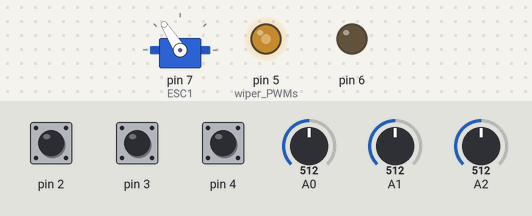
Bench run of a sketch on a simulated Arduino Uno, built with avr-gcc and run on an emulated ATmega328P. Parts: servo, output pins drawn as LEDs (lit = HIGH). The inputs (shaded band) are chosen by the test bench; at power-on: A1 = 512, A0 = 512, pin 4 HIGH, pin 2 HIGH, pin 3 HIGH, A2 = 512. What the sketch prints to the serial monitor is not drawn.

Above: at 1.2 s.
1.3 s: A1 set to 716
At 1.7 s:
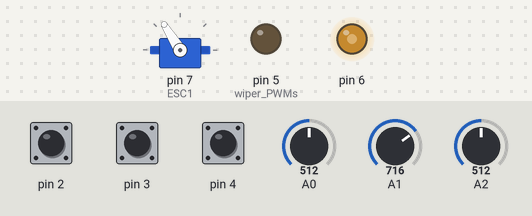
2.8 s: A0 set to 716
At 4.0 s:
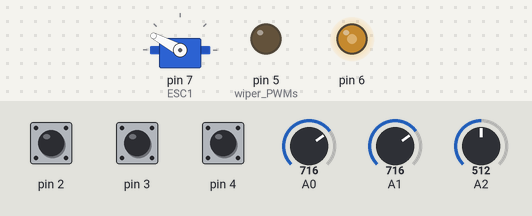
4.3 s: A1 set to 511
7.3 s: pin 4 pulled LOW for 1 s
At 9.5 s:
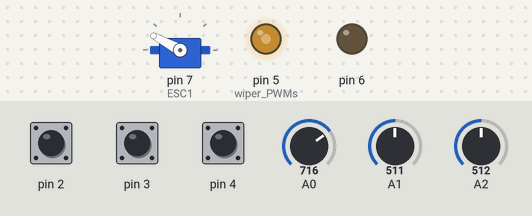
9.8 s: A0 set to 306
At 10.7 s:
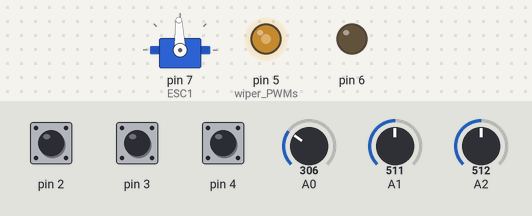
11.3 s: pin 4 pulled LOW for 0.15 s
At 11.37 s:
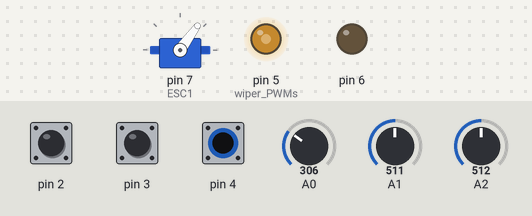
Timing chart, 0 to 13.9 s (numbered marks = the images above; inputs shaded):
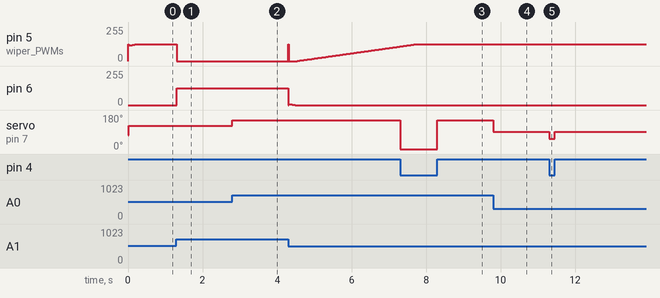

Measured:
- after the input at 1.3 s, pin 5 (wiper_PWMs): 127/255 → 0/255 at once; pin 6: 0/255 → 127/255 at once
- after the input at 2.8 s, servo on pin 7 (ESC1): 122° → 152° at once
- after the input at 7.3 s, servo on pin 7 (ESC1): 152° → 0° at once, → 152° 1.0 s later
- after the input at 9.8 s, servo on pin 7 (ESC1): 152° → 92° at once
- after the input at 11.3 s, servo on pin 7 (ESC1): 92° → 54° at once, → 92° 0.15 s later

The sketch:

001.ino
```cpp
#include <Servo.h>
Servo ESC1;   //   throttle ESC

#include <PID_v1.h>

double Pk1 = 1.5;
double Ik1 = 0.5;
double Dk1 = 0.05;

double Setpoint1, Input1, Output1, Output1a;    // PID variables
PID PID1(&Input1, &Output1, &Setpoint1, Pk1, Ik1 , Dk1, DIRECT);    // PID Setup

int pot1;   // throttle
int pot2;
int pot3;

int sw1;    //left switch
int sw2;    //right switch
int sw3;    //reverse lever

unsigned long currentMillis;
long previousMillis = 0;    // set up timers
long interval = 5;        // time constant for timer

void setup() {

    pinMode(2,INPUT_PULLUP);
    pinMode(3,INPUT_PULLUP);
    pinMode(4,INPUT_PULLUP);

    Serial.begin(115200);

    pinMode(5,OUTPUT);      // wiper PWMs
    pinMode(6,OUTPUT);

    PID1.SetMode(AUTOMATIC);
    PID1.SetOutputLimits(-127, 127);
    PID1.SetSampleTime(10);

    ESC1.attach(7);
    ESC1.writeMicroseconds(1300);

}

void loop() {


        currentMillis = millis();
        if (currentMillis - previousMillis >= interval) {  // start timed event

            previousMillis = currentMillis;

            sw1 = digitalRead(2);
            sw2 = digitalRead(3);
            sw3 = digitalRead(4);

            pot1 = analogRead(A0);      // throttle
            pot2 = analogRead(A2)-570;      // front pot (-trim value)
            pot3 = analogRead(A1)-550;      // rear pot (-trim value)

            Serial.print(pot2);
            Serial.print(" , ");
            Serial.println(pot3);

            pot1 = (pot1-176)*1.5;
            pot1 = constrain(pot1,0,1000);

            if (sw3 == 1) {
                ESC1.writeMicroseconds(1300+pot1);    // forward
            }
            else if (sw3 == 0) {
                ESC1.writeMicroseconds(1300-pot1);    // reverse
            }

            if (sw1 == 1 & sw2 == 1) {
                Setpoint1 = 40;       //trim
            }
            else if (sw1 == 0 && sw2 == 1) {
                Setpoint1 = pot2 + 35;
            }
            else if (sw2 == 0 && sw1 == 1) {
                Setpoint1 = (pot2 + -65) *-1;
            }

            else if (sw2 == 0 && sw1 == 0) {
                Setpoint1 = 130;
            }

            Input1 = pot3;

            PID1.Compute();

            if (Output1 > 0) {
              analogWrite(5, Output1);
              analogWrite(6, 0);
            }
            else if (Output1 < 0) {
              Output1a = abs(Output1);
              analogWrite(6, Output1a);
              analogWrite(5, 0);
            }
            else {
              analogWrite(5, 0);
              analogWrite(6, 0);
            }


        } // end of timed loop


}
```
